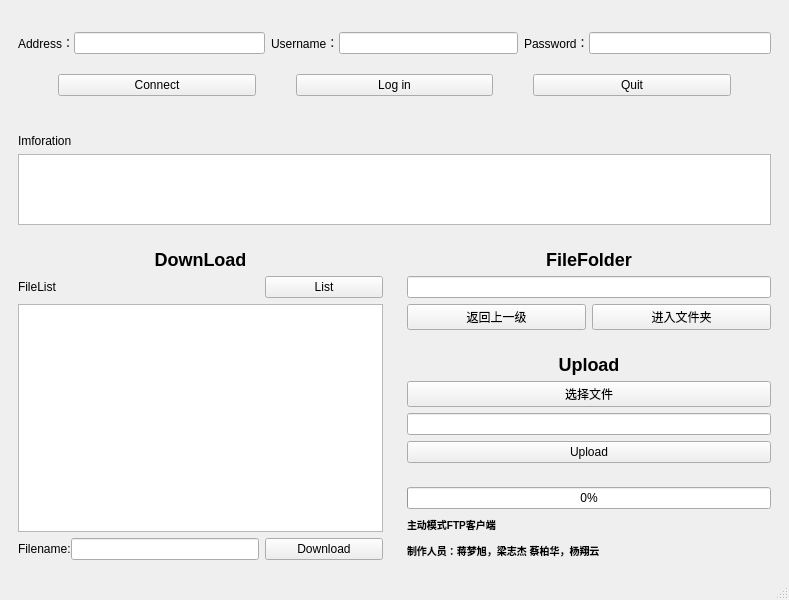
<?xml version="1.0" encoding="UTF-8"?>
<ui version="4.0">
 <class>MainWindow</class>
 <widget class="QMainWindow" name="MainWindow">
  <property name="geometry">
   <rect>
    <x>0</x>
    <y>0</y>
    <width>789</width>
    <height>600</height>
   </rect>
  </property>
  <property name="windowTitle">
   <string>FTPClient</string>
  </property>
  <widget class="QWidget" name="centralwidget">
   <layout class="QVBoxLayout" name="verticalLayout_6" stretch="1,1,3">
    <item>
     <widget class="QWidget" name="userWidget" native="true">
      <layout class="QHBoxLayout" name="horizontalLayout_6">
       <item>
        <layout class="QVBoxLayout" name="verticalLayout">
         <item>
          <layout class="QHBoxLayout" name="horizontalLayout_5">
           <item>
            <layout class="QHBoxLayout" name="horizontalLayout">
             <property name="spacing">
              <number>0</number>
             </property>
             <item>
              <widget class="QLabel" name="AddressLabel">
               <property name="text">
                <string>Address：</string>
               </property>
              </widget>
             </item>
             <item>
              <widget class="QLineEdit" name="addressText"/>
             </item>
            </layout>
           </item>
           <item>
            <layout class="QHBoxLayout" name="horizontalLayout_3">
             <property name="spacing">
              <number>0</number>
             </property>
             <item>
              <widget class="QLabel" name="UsernameLabel">
               <property name="text">
                <string>Username：</string>
               </property>
              </widget>
             </item>
             <item>
              <widget class="QLineEdit" name="usernameText"/>
             </item>
            </layout>
           </item>
           <item>
            <layout class="QHBoxLayout" name="horizontalLayout_4">
             <property name="spacing">
              <number>0</number>
             </property>
             <item>
              <widget class="QLabel" name="PasswordLabel">
               <property name="text">
                <string>Password：</string>
               </property>
              </widget>
             </item>
             <item>
              <widget class="QLineEdit" name="passwordText">
               <property name="echoMode">
                <enum>QLineEdit::Password</enum>
               </property>
              </widget>
             </item>
            </layout>
           </item>
          </layout>
         </item>
         <item>
          <layout class="QHBoxLayout" name="horizontalLayout_2">
           <property name="spacing">
            <number>40</number>
           </property>
           <property name="leftMargin">
            <number>40</number>
           </property>
           <property name="rightMargin">
            <number>40</number>
           </property>
           <item>
            <widget class="QPushButton" name="connectButton">
             <property name="text">
              <string>Connect</string>
             </property>
            </widget>
           </item>
           <item>
            <widget class="QPushButton" name="loginButton">
             <property name="text">
              <string>Log in</string>
             </property>
            </widget>
           </item>
           <item>
            <widget class="QPushButton" name="quitButton">
             <property name="text">
              <string>Quit</string>
             </property>
            </widget>
           </item>
          </layout>
         </item>
        </layout>
       </item>
      </layout>
     </widget>
    </item>
    <item>
     <widget class="QWidget" name="informationWidget" native="true">
      <layout class="QVBoxLayout" name="verticalLayout_2">
       <item>
        <widget class="QLabel" name="informationLabel">
         <property name="text">
          <string>Imforation</string>
         </property>
        </widget>
       </item>
       <item>
        <widget class="QTextBrowser" name="informationText"/>
       </item>
      </layout>
     </widget>
    </item>
    <item>
     <layout class="QHBoxLayout" name="horizontalLayout_8" stretch="1,1">
      <item>
       <widget class="QWidget" name="downloadWidget" native="true">
        <layout class="QGridLayout" name="gridLayout">
         <item row="0" column="0" colspan="3">
          <widget class="QLabel" name="downLoadLabel">
           <property name="text">
            <string>&lt;h2&gt;DownLoad&lt;/h2&gt;</string>
           </property>
           <property name="textFormat">
            <enum>Qt::AutoText</enum>
           </property>
           <property name="alignment">
            <set>Qt::AlignCenter</set>
           </property>
          </widget>
         </item>
         <item row="3" column="0" colspan="2">
          <layout class="QHBoxLayout" name="horizontalLayout_7">
           <property name="spacing">
            <number>0</number>
           </property>
           <item>
            <widget class="QLabel" name="downloadFilenameLabel">
             <property name="text">
              <string>Filename:</string>
             </property>
            </widget>
           </item>
           <item>
            <widget class="QLineEdit" name="downloadFilenamText"/>
           </item>
          </layout>
         </item>
         <item row="3" column="2">
          <widget class="QPushButton" name="downloadButton">
           <property name="text">
            <string>Download</string>
           </property>
          </widget>
         </item>
         <item row="1" column="2">
          <widget class="QPushButton" name="listButton">
           <property name="text">
            <string>List</string>
           </property>
          </widget>
         </item>
         <item row="1" column="0">
          <widget class="QLabel" name="listLabel">
           <property name="text">
            <string>FileList</string>
           </property>
          </widget>
         </item>
         <item row="2" column="0" colspan="3">
          <widget class="QTextBrowser" name="fileList"/>
         </item>
        </layout>
       </widget>
      </item>
      <item>
       <layout class="QVBoxLayout" name="verticalLayout_5">
        <item>
         <widget class="QWidget" name="widget_2" native="true">
          <layout class="QGridLayout" name="gridLayout_2">
           <item row="0" column="0" colspan="2">
            <widget class="QLabel" name="folderLabel">
             <property name="text">
              <string>&lt;h2&gt;FileFolder&lt;/h2&gt;</string>
             </property>
             <property name="alignment">
              <set>Qt::AlignCenter</set>
             </property>
            </widget>
           </item>
           <item row="1" column="0" colspan="2">
            <widget class="QLineEdit" name="folderText"/>
           </item>
           <item row="2" column="0">
            <widget class="QPushButton" name="returnButton">
             <property name="text">
              <string>返回上一级</string>
             </property>
            </widget>
           </item>
           <item row="2" column="1">
            <widget class="QPushButton" name="cdButton">
             <property name="text">
              <string>进入文件夹</string>
             </property>
            </widget>
           </item>
          </layout>
         </widget>
        </item>
        <item>
         <widget class="QWidget" name="uploadWidget" native="true">
          <layout class="QVBoxLayout" name="verticalLayout_4">
           <item>
            <widget class="QLabel" name="uploadLabel">
             <property name="text">
              <string>&lt;h2&gt;Upload&lt;/h2&gt;</string>
             </property>
             <property name="alignment">
              <set>Qt::AlignCenter</set>
             </property>
            </widget>
           </item>
           <item>
            <widget class="QPushButton" name="fileChooseButton">
             <property name="text">
              <string>选择文件</string>
             </property>
            </widget>
           </item>
           <item>
            <widget class="QLineEdit" name="downloadFileText"/>
           </item>
           <item>
            <widget class="QPushButton" name="uploadButton">
             <property name="text">
              <string>Upload</string>
             </property>
            </widget>
           </item>
          </layout>
         </widget>
        </item>
        <item>
         <widget class="QWidget" name="widget" native="true">
          <layout class="QVBoxLayout" name="verticalLayout_3">
           <item>
            <widget class="QProgressBar" name="progressBar">
             <property name="value">
              <number>0</number>
             </property>
            </widget>
           </item>
           <item>
            <widget class="QLabel" name="label">
             <property name="text">
              <string>&lt;h5&gt;主动模式FTP客户端&lt;/h5&gt;</string>
             </property>
            </widget>
           </item>
           <item>
            <widget class="QLabel" name="label_2">
             <property name="text">
              <string>&lt;h5&gt;制作人员：蒋梦旭，梁志杰
	蔡柏华，杨翔云&lt;/h5&gt;</string>
             </property>
            </widget>
           </item>
          </layout>
         </widget>
        </item>
       </layout>
      </item>
     </layout>
    </item>
   </layout>
  </widget>
  <widget class="QMenuBar" name="menubar">
   <property name="geometry">
    <rect>
     <x>0</x>
     <y>0</y>
     <width>789</width>
     <height>23</height>
    </rect>
   </property>
  </widget>
  <widget class="QStatusBar" name="statusbar"/>
 </widget>
 <resources/>
 <connections/>
</ui>
